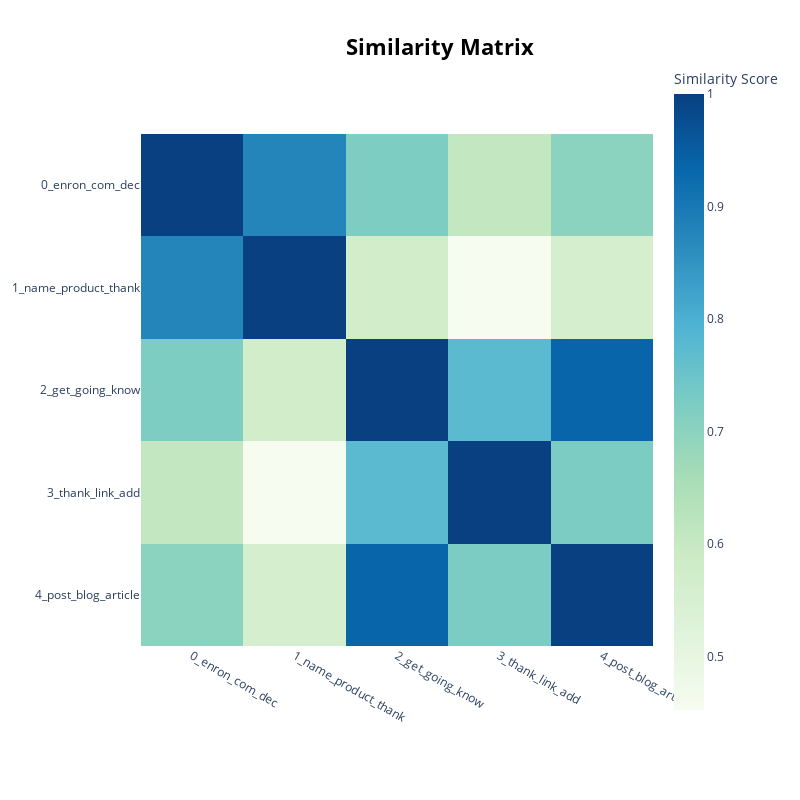

The notebook cell saved with this chart:
### Code cell
model.visualize_heatmap()

### Figure 1 — Plotly figure (JSON) as saved in the notebook; plotly's stock layout.template omitted (floating-point values rounded to 4 significant figures)
{"data": [{"coloraxis": "coloraxis", "hovertemplate": "x: %{x}<br>y: %{y}<br>Similarity Score: %{z}<extra></extra>", "name": "0", "type": "heatmap", "x": ["0_enron_com_dec", "1_name_product_thank", "2_get_going_know", "3_thank_link_add", "4_post_blog_article"], "xaxis": "x", "y": ["0_enron_com_dec", "1_name_product_thank", "2_get_going_know", "3_thank_link_add", "4_post_blog_article"], "yaxis": "y", "z": [[1.0, 0.8769, 0.7214, 0.6065, 0.7025], [0.8769, 1.0, 0.5732, 0.4524, 0.5615], [0.7214, 0.5732, 1.0, 0.7752, 0.9359], [0.6065, 0.4524, 0.7752, 1.0, 0.7245], [0.7025, 0.5615, 0.9359, 0.7245, 1]]}], "layout": {"coloraxis": {"colorbar": {"title": {"text": "Similarity Score"}}, "colorscale": [[0, "rgb(247,252,240)"], [0.125, "rgb(224,243,219)"], [0.25, "rgb(204,235,197)"], [0.375, "rgb(168,221,181)"], [0.5, "rgb(123,204,196)"], [0.625, "rgb(78,179,211)"], [0.75, "rgb(43,140,190)"], [0.875, "rgb(8,104,172)"], [1, "rgb(8,64,129)"]]}, "height": 800, "hoverlabel": {"bgcolor": "white", "font": {"family": "Rockwell", "size": 16}}, "legend": {"title": {"text": "Trend"}}, "margin": {"t": 60}, "showlegend": true, "title": {"font": {"color": "Black", "size": 22}, "text": "<b>Similarity Matrix", "x": 0.55, "xanchor": "center", "y": 0.95, "yanchor": "top"}, "width": 800, "xaxis": {"anchor": "y", "constrain": "domain", "domain": [0, 1], "scaleanchor": "y"}, "yaxis": {"anchor": "x", "autorange": "reversed", "constrain": "domain", "domain": [0, 1]}}}
